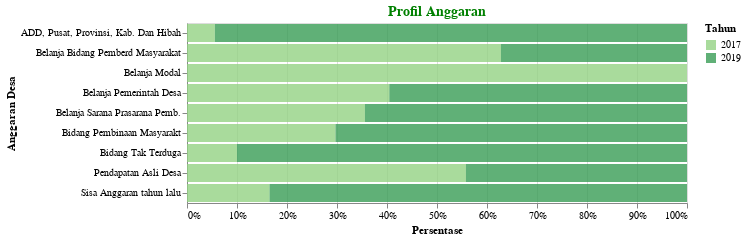

This figure's notebook cell:
### Markdown cell above
<h2>Profil Anggaran</h2>

### Code cell
df_1 = data2('Keuangan')
df_1 = df_1.dropna()
df_1['Jumlah'] = 'Rp ' + round((df_1['N'].astype(float)/1000000),1).astype(str) + ' Juta'
plot1 = plot_1_rp(df_1,'Persentase','Anggaran Desa',500,'Profil Anggaran')
plot1 = plot1.configure_title(fontSize=14,color='green')
plot1

### Figure 1 — Vega-Lite specification as saved in the notebook (floating-point values rounded to 4 significant figures)
{"config": {"view": {"continuousWidth": 400, "continuousHeight": 300}, "title": {"color": "green", "fontSize": 14}}, "data": {"name": "data-f02e7506cb60d74ab3b7ab531d4908ae"}, "mark": {"type": "bar", "opacity": 0.8}, "encoding": {"color": {"condition": {"type": "nominal", "field": "Tahun", "scale": {"scheme": "yellowgreen"}, "selection": "selector001"}, "value": "lightgray"}, "tooltip": [{"type": "quantitative", "field": "Tahun"}, {"type": "nominal", "field": "Keterangan"}, {"type": "nominal", "field": "Jumlah"}, {"type": "nominal", "field": "Satuan"}], "x": {"type": "quantitative", "axis": {"format": ".0%"}, "field": "N", "stack": "normalize", "title": "Persentase"}, "y": {"type": "ordinal", "field": "Keterangan", "title": "Anggaran Desa"}}, "selection": {"selector001": {"type": "single", "encodings": ["y", "color"]}, "selector051": {"type": "interval", "bind": "scales", "encodings": ["x", "y"]}}, "title": "Profil Anggaran", "width": 500, "$schema": "https://vega.github.io/schema/vega-lite/v4.8.1.json", "datasets": {"data-f02e7506cb60d74ab3b7ab531d4908ae": [{"Tahun": 2017, "Kode": 5, "Data": "Keuangan dan Pendapatan Desa", "Kode Kategori": 5.1, "Kategori": "Keuangan", "Keterangan": "Sisa Anggaran tahun lalu", "N": 1602000.0, "Satuan": "Rupiah", "Jumlah": "Rp 1.6 Juta"}, {"Tahun": 2017, "Kode": 5, "Data": "Keuangan dan Pendapatan Desa", "Kode Kategori": 5.1, "Kategori": "Keuangan", "Keterangan": "Pendapatan Asli Desa", "N": 63950000.0, "Satuan": "Rupiah", "Jumlah": "Rp 64.0 Juta"}, {"Tahun": 2017, "Kode": 5, "Data": "Keuangan dan Pendapatan Desa", "Kode Kategori": 5.1, "Kategori": "Keuangan", "Keterangan": "ADD, Pusat, Provinsi, Kab. Dan Hibah", "N": 1404000000.0, "Satuan": "Rupiah", "Jumlah": "Rp 1404.4 Juta"}, {"Tahun": 2017, "Kode": 5, "Data": "Keuangan dan Pendapatan Desa", "Kode Kategori": 5.1, "Kategori": "Keuangan", "Keterangan": "Belanja Pemerintah Desa", "N": 287500000.0, "Satuan": "Rupiah", "Jumlah": "Rp 287.5 Juta"}, {"Tahun": 2017, "Kode": 5, "Data": "Keuangan dan Pendapatan Desa", "Kode Kategori": 5.1, "Kategori": "Keuangan", "Keterangan": "Belanja Modal", "N": 9800000.0, "Satuan": "Rupiah", "Jumlah": "Rp 9.8 Juta"}, {"Tahun": 2017, "Kode": 5, "Data": "Keuangan dan Pendapatan Desa", "Kode Kategori": 5.1, "Kategori": "Keuangan", "Keterangan": "Belanja Sarana Prasarana Pemb.", "N": 1003000000.0, "Satuan": "Rupiah", "Jumlah": "Rp 1003.3 Juta"}, {"Tahun": 2017, "Kode": 5, "Data": "Keuangan dan Pendapatan Desa", "Kode Kategori": 5.1, "Kategori": "Keuangan", "Keterangan": "Bidang Pembinaan Masyarakt", "N": 40680000.0, "Satuan": "Rupiah", "Jumlah": "Rp 40.7 Juta"}, {"Tahun": 2017, "Kode": 5, "Data": "Keuangan dan Pendapatan Desa", "Kode Kategori": 5.1, "Kategori": "Keuangan", "Keterangan": "Belanja Bidang Pemberd Masyarakat", "N": 136000000.0, "Satuan": "Rupiah", "Jumlah": "Rp 136.0 Juta"}, {"Tahun": 2017, "Kode": 5, "Data": "Keuangan dan Pendapatan Desa", "Kode Kategori": 5.1, "Kategori": "Keuangan", "Keterangan": "Bidang Tak Terduga", "N": 900000.0, "Satuan": "Rupiah", "Jumlah": "Rp 0.9 Juta"}, {"Tahun": 2019, "Kode": 5, "Data": "Keuangan dan Pendapatan Desa", "Kode Kategori": 5.1, "Kategori": "Keuangan", "Keterangan": "Sisa Anggaran tahun lalu", "N": 8106000.0, "Satuan": "Rupiah", "Jumlah": "Rp 8.1 Juta"}, {"Tahun": 2019, "Kode": 5, "Data": "Keuangan dan Pendapatan Desa", "Kode Kategori": 5.1, "Kategori": "Keuangan", "Keterangan": "Pendapatan Asli Desa", "N": 50700000.0, "Satuan": "Rupiah", "Jumlah": "Rp 50.7 Juta"}, {"Tahun": 2019, "Kode": 5, "Data": "Keuangan dan Pendapatan Desa", "Kode Kategori": 5.1, "Kategori": "Keuangan", "Keterangan": "ADD, Pusat, Provinsi, Kab. Dan Hibah", "N": 23790000000.0, "Satuan": "Rupiah", "Jumlah": "Rp 23790.9 Juta"}, {"Tahun": 2019, "Kode": 5, "Data": "Keuangan dan Pendapatan Desa", "Kode Kategori": 5.1, "Kategori": "Keuangan", "Keterangan": "Belanja Pemerintah Desa", "N": 423100000.0, "Satuan": "Rupiah", "Jumlah": "Rp 423.1 Juta"}, {"Tahun": 2019, "Kode": 5, "Data": "Keuangan dan Pendapatan Desa", "Kode Kategori": 5.1, "Kategori": "Keuangan", "Keterangan": "Belanja Sarana Prasarana Pemb.", "N": 1816000000.0, "Satuan": "Rupiah", "Jumlah": "Rp 1816.0 Juta"}, {"Tahun": 2019, "Kode": 5, "Data": "Keuangan dan Pendapatan Desa", "Kode Kategori": 5.1, "Kategori": "Keuangan", "Keterangan": "Bidang Pembinaan Masyarakt", "N": 96300000.0, "Satuan": "Rupiah", "Jumlah": "Rp 96.3 Juta"}, {"Tahun": 2019, "Kode": 5, "Data": "Keuangan dan Pendapatan Desa", "Kode Kategori": 5.1, "Kategori": "Keuangan", "Keterangan": "Belanja Bidang Pemberd Masyarakat", "N": 80600000.0, "Satuan": "Rupiah", "Jumlah": "Rp 80.6 Juta"}, {"Tahun": 2019, "Kode": 5, "Data": "Keuangan dan Pendapatan Desa", "Kode Kategori": 5.1, "Kategori": "Keuangan", "Keterangan": "Bidang Tak Terduga", "N": 8106000.0, "Satuan": "Rupiah", "Jumlah": "Rp 8.1 Juta"}]}}
